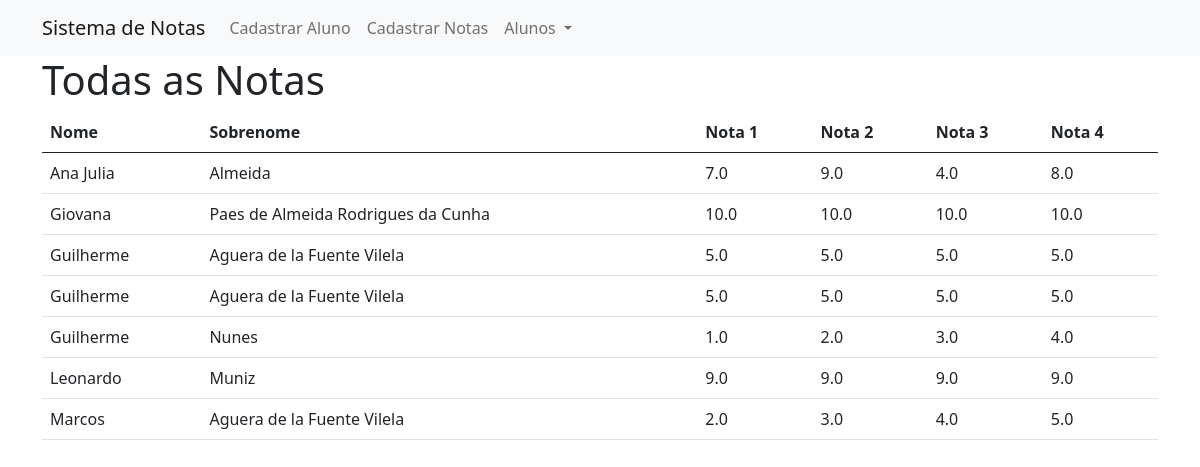
Page /notas on the earlier database version.
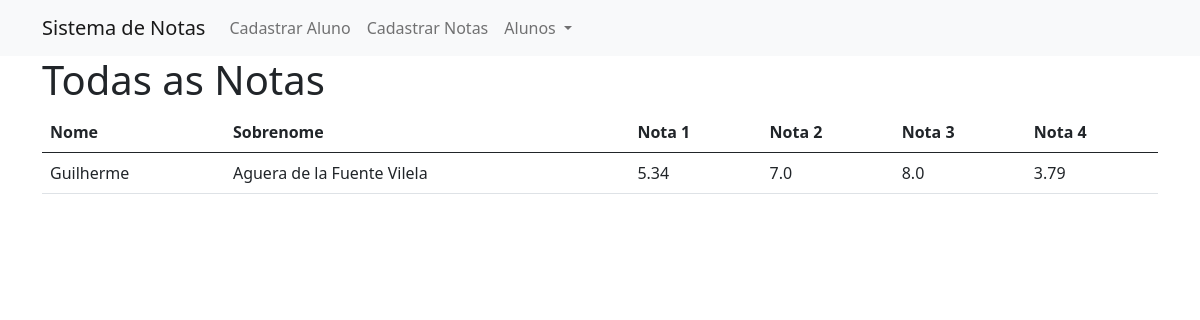
Same page on the later database version.
### sistema_notas/models.py (models this page shows)
class Notas(database.Model):
    id = database.Column(database.Integer, primary_key=True)
    nome = database.Column(database.String, nullable=False)
    sobrenome = database.Column(database.String, nullable=False)
    nota1 = database.Column(database.Float)
    nota2 = database.Column(database.Float)
    nota3 = database.Column(database.Float)
    nota4 = database.Column(database.Float)

### sistema_notas/routes.py (the view)
@app.route('/notas')
def notas():
    nota = Notas.query.order_by(Notas.nome).all()
    return render_template('notas.html', nota=nota)

### sistema_notas/templates/notas.html
{% extends 'base.html' %}
{% block body %}
    <div class="container">
        <h1>Todas as Notas</h1>
        <div class="row">
            <div class="col">
                <table class="table">
                    <thead>
                        <tr>
                            <th>Nome</th>
                            <th>Sobrenome</th>
                            <th>Nota 1</th>
                            <th>Nota 2</th>
                            <th>Nota 3</th>
                            <th>Nota 4</th>
                        </tr>
                    </thead>
                    <tbody>
                    {% for notas in nota %}
                        <tr>
                            <td>{{ notas.nome }}</td>
                            <td>{{ notas.sobrenome }}</td>
                            <td>{{ notas.nota1 }}</td>
                            <td>{{ notas.nota2 }}</td>
                            <td>{{ notas.nota3 }}</td>
                            <td>{{ notas.nota4 }}</td>
                        </tr>
                    {% endfor %}
                    </tbody>
                </table>
            </div>
        </div>
    </div>
{% endblock %}

Differences in the rows shown:
removed Notas: nome "Ana Julia", sobrenome "Almeida", nota1 "7.0", nota2 "9.0", nota3 "4.0", nota4 "8.0"
removed Notas: nome "Giovana", sobrenome "Paes de Almeida Rodrigues da Cunha", nota1 "10.0", nota2 "10.0", nota3 "10.0", nota4 "10.0"
removed Notas: nome "Guilherme", sobrenome "Aguera de la Fuente Vilela", nota1 "5.0", nota2 "5.0", nota3 "5.0", nota4 "5.0"
removed Notas: nome "Guilherme", sobrenome "Nunes", nota1 "1.0", nota2 "2.0", nota3 "3.0", nota4 "4.0"
removed Notas: nome "Leonardo", sobrenome "Muniz", nota1 "9.0", nota2 "9.0", nota3 "9.0", nota4 "9.0"
removed Notas: nome "Marcos", sobrenome "Aguera de la Fuente Vilela", nota1 "2.0", nota2 "3.0", nota3 "4.0", nota4 "5.0"
changed Notas "Guilherme": nota1 "5.0" → "5.34"; nota2 "5.0" → "7.0"; nota3 "5.0" → "8.0"; nota4 "5.0" → "3.79"
